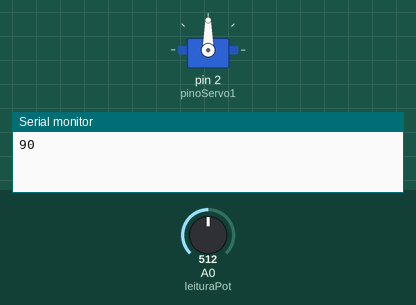
A sketch run on a simulated Arduino Uno, built with avr-gcc and run on an emulated ATmega328P. Parts: servo, the last lines printed to the serial monitor. Inputs (shaded band) come from the test bench; at power-on: A0 (leituraPot) = 512.

Above: at 1.8 s.
1.9 s: A0 (leituraPot) set to 716
At 3.2 s:
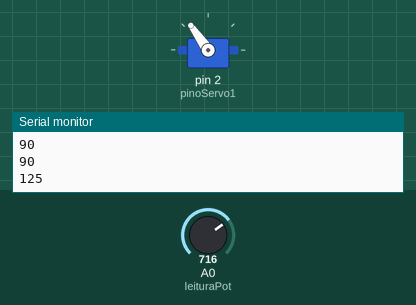
3.5 s: A0 (leituraPot) set to 900
At 4.8 s:
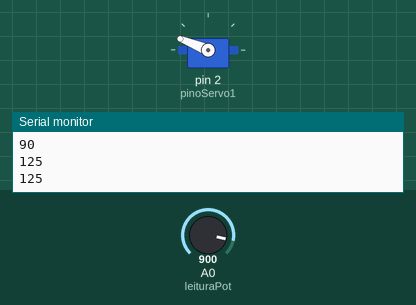
5.5 s: A0 (leituraPot) set to 1023
At 6.4 s:
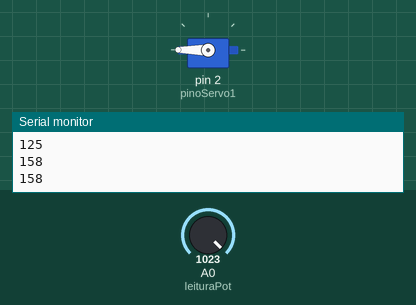
7.5 s: A0 (leituraPot) set to 306
At 9.1 s:
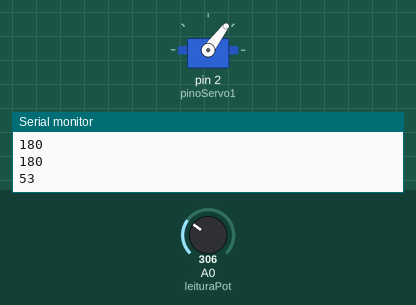
9.5 s: A0 (leituraPot) set to 122
At 10.7 s:
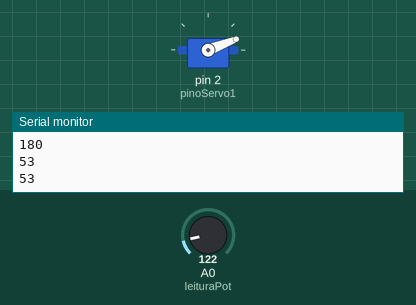
11.5 s: A0 (leituraPot) set to 0
At 13.4 s:
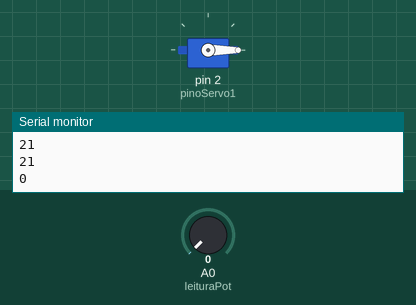
Timing chart, 0 to 14.5 s (numbered marks = the images above; inputs shaded):
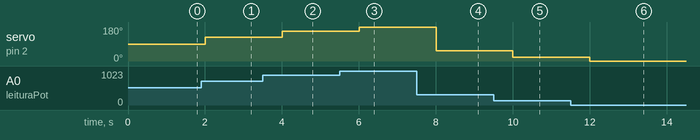

Measured:
- after the input at 1.9 s, servo on pin 2 (pinoServo1): 90° → 125° after 0.10 s
- after the input at 3.5 s, servo on pin 2 (pinoServo1): 125° → 158° after 0.50 s
- after the input at 5.5 s, servo on pin 2 (pinoServo1): 158° → 180° after 0.50 s
- after the input at 7.5 s, servo on pin 2 (pinoServo1): 180° → 53° after 0.50 s
- after the input at 9.5 s, servo on pin 2 (pinoServo1): 53° → 21° after 0.50 s
- after the input at 11.5 s, servo on pin 2 (pinoServo1): 21° → 0° after 0.51 s

The sketch:

sketch_servo_motor_potenciometro.ino
```cpp
/* Importando a biblioteca que auxilia
   o gerenciamento de motores servo */
#include <Servo.h>

/* Criando um objeto Servo chamado servo1.
   Atraves desse objeto controlaremos a posiçao do servo. */
Servo servo1;

//Pino digital onde sera conectado o motor servo
int pinoServo1 = 2;

//Pino analogico onde sera conectado o motor servo
int leituraPot = 0;

//Valor que sera lido e mapeado
int valPot;

//centralizando motor servo na inicializaçao
int posicao = 0;

void setup() {

  //Informando em qual porta digital o servo esta ligado
  servo1.attach(pinoServo1);

  //Inicializando a porta serial
  Serial.begin(9600);

}

void loop() {

  valPot = analogRead(leituraPot);

  //Mapeando de 0-1023 para 0-180
  valPot = map(valPot, 0,1023, 0,180);

  //Escrevendo no motor servo.
  servo1.write(valPot);

  delay(1000);

  /* Opcional: imprimir valor do potenciometro */
  Serial.println(valPot);
}
```
